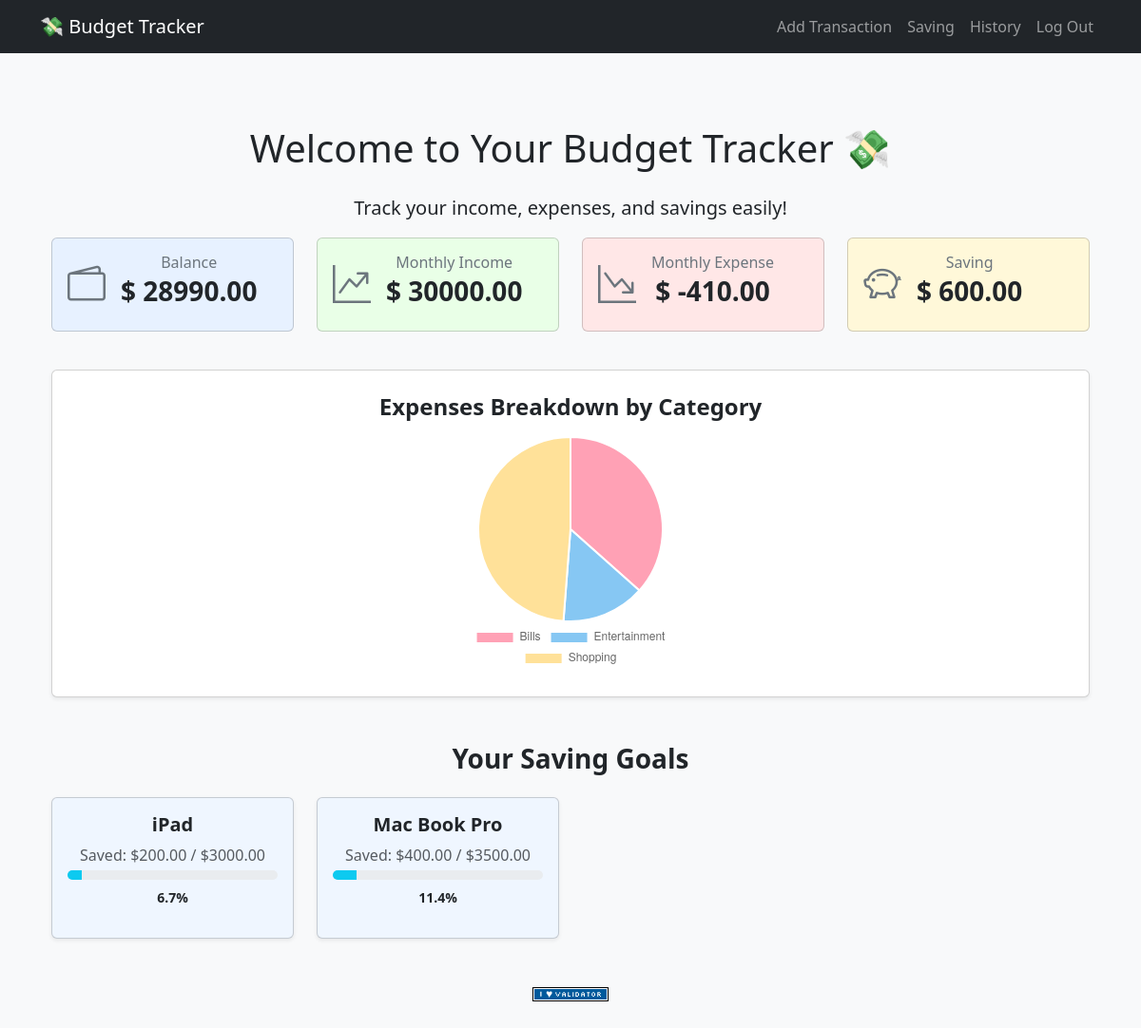
The page / (signed in) on the database its author committed.
### tables this page shows
CREATE TABLE balances(
user_id INTEGER PRIMARY KEY,
balance NUMERIC NOT NULL DEFAULT 0,
FOREIGN KEY(user_id) REFERENCES users(id)
);

CREATE TABLE saving_goals (
id INTEGER PRIMARY KEY AUTOINCREMENT,
user_id INTEGER NOT NULL,
name TEXT NOT NULL,
target NUMERIC,
saved NUMERIC NOT NULL DEFAULT 0,
FOREIGN KEY (user_id) REFERENCES users(id));

### app.py (the view)
@app.route("/")
@login_required
def index():
    user_id = session["user_id"]
    balance = db.execute(
        "SELECT balance FROM balances WHERE user_id = ?", user_id
    )[0]["balance"]
    income = db.execute(
        """ SELECT SUM(amount) AS total_income
        FROM transactions
        WHERE user_id = ?
        AND type = 'Income'
        AND strftime('%Y-%m', date) = strftime('%Y-%m', 'now')""", user_id
    )[0]["total_income"]
    if income is None:
        income = 0
    expense = db.execute(
        """
        SELECT SUM(amount) AS total_expense
        FROM transactions
        WHERE user_id = ?
        AND type = 'Expense'
        AND strftime('%Y-%m', date) = strftime('%Y-%m', 'now')
        """, user_id
    )[0]["total_expense"]
    if expense is None:
        expense = 0
    saved = db.execute(
        """SELECT SUM(saved) as total_saved
        FROM saving_goals
        WHERE user_id = ?
        """, user_id
    )[0]["total_saved"]
    if saved is None:
        saved = 0
    category_rows = db.execute(
        """SELECT c.name AS category, SUM(t.amount) AS total
        FROM transactions t JOIN categories c
        ON t.category_id = c.id
        WHERE t.user_id = ? AND t.type = 'Expense'
        GROUP BY c.name""", user_id
    )
    categories = []
    for row in category_rows:
        categories.append({
            "category": row["category"],
            "amount": row["total"]
        })
    goals = db.execute(
        "SELECT id, name, target, saved FROM saving_goals WHERE user_id = ?", user_id
    )
    for goal in goals:
        if goal["saved"] > 0:
            goal["percentage"] = (goal["saved"] / goal["target"]) * 100
        else:
            goal["percentage"] = 0
    return render_template("index.html", balance=balance, income=income, expense=expense, saved=saved, goals=goals, categories=categories)

### app.py (called while the page is built)
@app.after_request
def after_request(response):
    response.headers["Cache-Control"] = "no-cache, no-store, must-revalidate"
    response.headers["Expires"] = 0
    response.headers["Pragma"] = "no-cache"
    return response

def login_required(f):
    @wraps(f)
    def decorated_function(*args, **kwargs):
        if session.get("user_id") is None:
            return redirect("/login")
        return f(*args, **kwargs)
    return decorated_function

### templates/index.html (shortened to what this page needs)
{% extends "layout.html" %}
{% block main %}
<div class="container mt-4">
    <div class="text-center">
        <h1 class="mb-4">Welcome to Your Budget Tracker 💸</h1>
        <p class="lead">Track your income, expenses, and savings easily!</p>
    </div>
    <div class="row">
         <div class="col-12 col-sm-6 col-lg-3 mb-3">
            <div class="card card-pastel-blue shodow-sm h-100">
                <div class="card-body d-flex align-items-center">
                    <i class="bi bi-wallet2 fs-1 text-secondary me-3"></i>
                    <div>
                        <h6 class="text-secondary mb-1">Balance</h6>
                        <h3 class="fw-bold">$ {{ "%.2f"|format(balance) }}</h3>
                    </div>
                </div>
            </div>
         </div>
         <div class="col-12 col-sm-6 col-lg-3 mb-3">
            <div class="card card-pastel-green shodow-sm h-100">
                <div class="card-body d-flex align-items-center">
                    <i class="bi bi-graph-up-arrow fs-1 text-secondary me-3"></i>
                    <div>
                        <h6 class="text-secondary mb-1">Monthly Income</h6>
                        <h3 class="fw-bold">$ {{ "%.2f"|format(income) }}</h3>
                    </div>
                </div>
            </div>
         </div>
         <div class="col-12 col-sm-6 col-lg-3 mb-3">
            <div class="card card-pastel-red shodow-sm h-100">
                <div class="card-body d-flex align-items-center">
                    <i class="bi bi-graph-down-arrow fs-1 text-secondary me-3"></i>
                    <div>
                        <h6 class="text-secondary mb-1">Monthly Expense</h6>
                        <h3 class="fw-bold">$ {{ "%.2f"|format(expense) }}</h3>
                    </div>
                </div>
            </div>
         </div>
         <div class="col-12 col-sm-6 col-lg-3 mb-3">
            <div class="card card-pastel-yellow shodow-sm h-100">
                <div class="card-body d-flex align-items-center">
                    <i class="bi bi-piggy-bank fs-1 text-secondary me-3"></i>
                    <div>
                        <h6 class="text-secondary mb-1">Saving</h6>
                        <h3 class="fw-bold">$ {{ "%.2f"|format(saved) }}</h3>
                    </div>
                </div>
            </div>
         </div>
    </div>
    <div class="card shadow-sm p-4 mt-4">
        <h4 class="mb-3 fw-bold">Expenses Breakdown by Category</h4>
        <canvas id="expensePieChart"></canvas>
    </div>
</div>
<div class="container mt-5">
    <h3 class="fw-bold mb-4">Your Saving Goals</h3>
    <div class="row row-cols-1 row-cols-sm-2 row-cols-md-3 row-cols-lg-4 g-4">
        {% for goal in goals %}
        <div class="col">
            <div class="card shadow-sm p-3 h-100" style="background-color: #eff6ff;">
                <h5 class="fw-bold">{{ goal.name }}</h5>
                <p class="mb-1 text-muted">
                    Saved: ${{ "%.2f"|format(goal.saved) }} /
                    ${{ "%.2f"|format(goal.target) }}
                </p>
                <div class="progress" style="height: 10px;">
                    <div
                        class="progress-bar bg-info"
                        role="progressbar"
                        style="width: {{ '%.2f'|format(goal.percentage) }}%;">
                    </div>
                </div>
                <p class="mt-2 small fw-bold">
                    {{ "%.1f"|format(goal.percentage) }}%
                </p>
            </div>
        </div>
        {% endfor %}
    </div>
</div>
<script>
    // Load categories from Flask
    const categories = {{ categories|tojson|safe }};
    console.log("Categories:", categories);
    // Extract labels & data
    const pieLabels = categories.map(e => e.category);
    const pieData = categories.map(e => parseFloat(e.amount));
    const ctx = document.getElementById('expensePieChart').getContext('2d');
    new Chart(ctx, {
        type: 'pie',
        data: {
            labels: pieLabels,
            datasets: [{
                data: pieData,
                backgroundColor: [
                    "rgba(255, 99, 132, 0.6)",
                    "rgba(54, 162, 235, 0.6)",
                    "rgba(255, 206, 86, 0.6)",
                    "rgba(75, 192, 192, 0.6)",
                    "rgba(153, 102, 255, 0.6)",
                    "rgba(255, 159, 64, 0.6)",
                    "rgba(199, 199, 199, 0.6)",
                    "rgba(83, 102, 255, 0.6)",
                    "rgba(255, 102, 255, 0.6)",
                    "rgba(102, 255, 178, 0.6)",
                    "rgba(255, 204, 102, 0.6)",
                    "rgba(102, 153, 255, 0.6)",
                    "rgba(255, 153, 153, 0.6)",
                    "rgba(153, 255, 204, 0.6)",
                    "rgba(204, 153, 255, 0.6)",
                    "rgba(255, 102, 102, 0.6)",
                    "rgba(102, 255, 102, 0.6)"
                ],
                borderColor: "#fff",
                borderWidth: 2
            }]
        },
        options: {
            responsive: true,
            plugins: {
                legend: {
                    position: "bottom",
                }
            }
        }
    });
</script>
{% endblock %}

### static/style.css (style rules this page uses)
.card-pastel-blue { background-color: #e7f1ff; }
.card-pastel-green { background-color: #e9ffe7; }
.card-pastel-red { background-color: #ffe7e7; }
.card-pastel-yellow { background-color: #fff8d9; }
#expensePieChart { max-width: 250px; max-height: 250px; margin: 0 auto; }
body { padding-top: 60px; }

### rows shown on the page
balances: balance "28990.00"
saving_goals: name "iPad", saved "200.00", target "3000.00", {{ '%.2f'|format(goal.percentage) }} 6.67 (drawn), percentage "6.7"
saving_goals: name "Mac Book Pro", saved "400.00", target "3500.00", {{ '%.2f'|format(goal.percentage) }} 11.43 (drawn), percentage "11.4"

### other values the page prints
{{ "%.2f"|format(income) }} "30000.00"
{{ "%.2f"|format(expense) }} "-410.00"
{{ "%.2f"|format(saved) }} "600.00"
chart data {{ categories|tojson|safe }} [{"amount": -150.0, "category": "Bills"}, {"amount": -60.0, "category": "Entertainment"}, {"amount": -200.0, "category": "Shopping"}]
